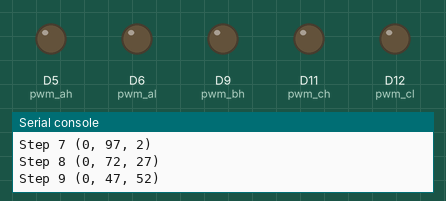
A program run on a simulated CircuitPython board. Shown: output pins drawn as LEDs (lit = HIGH), the last lines printed to the serial console. Pins used as bus, display or sensor lines are not drawn.

Above: at 0.15 s.
At 8.26 s:
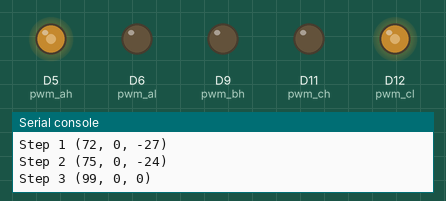
Timing chart, 0 to 8.2 s (numbered marks = the images above):
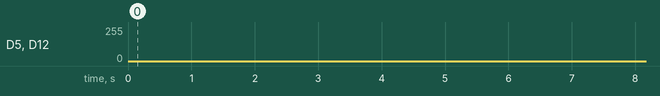

The program:

code.py
```python
#
# Calculates the PWM output for 3 bipolar coils using a lookup table of values
#
import board
import pwmio
import digitalio
import time
import math

# PWM setup for each phase - both high and low side
# Adjust pins according to your board
pwm_ah = pwmio.PWMOut(board.D5, frequency=20000, duty_cycle=0)
pwm_al = pwmio.PWMOut(board.D6, frequency=20000, duty_cycle=0)
pwm_bh = pwmio.PWMOut(board.D9, frequency=20000, duty_cycle=0)
pwm_bl = pwmio.PWMOut(board.D10, frequency=20000, duty_cycle=0)
pwm_ch = pwmio.PWMOut(board.D11, frequency=20000, duty_cycle=0)
pwm_cl = pwmio.PWMOut(board.D12, frequency=20000, duty_cycle=0)

# Constants
PWM_MAX = 65535  # 16-bit PWM
DEAD_TIME = 0.000001  # 1 microsecond dead time

DIRECTION_FORWARDS = 1
DIRECTION_BACKWARDS = -1

# PWM output steps for the 3 coil phases
# Each of these values are from -100 to +100
STEPS = [
  [25, 0, -75 ],
  [50, 0, -50 ],
  [75, 0, -25 ],
  [100, 0, 0 ],
  [75, 25, 0 ],
  [50, 50, 0 ],
  [25, 75, 0 ],
  [0, 100, 0 ],
  [0,  75, 25 ],
  [0, 50, 50 ],
  [0,  25, 75 ],
  [0,  0, 100 ],
  [-25,  0, 75 ],
  [-50, 0, 50 ],
  [-75, 0, 25 ],
  [-100, 0, 0 ],
  [-75, -25, 0 ],
  [-50, -50, 0 ],
  [-25,  -75, 0 ],
  [0, -100, 0 ],
  [0, -75, -25, ],
  [0, -50, -50 ],
  [0, -25, -75 ],
  [0, 0, -100 ],
]
NUM_STEPS = len(STEPS)

class LinearActuator:
    def __init__(self):
        self.running = 1
        self.current_step = 1
        self.last_step = -1
        self.step_increment = .1 # If the value is 0.1, each step will be divided into 10 steps
        self.direction = DIRECTION_FORWARDS
        self.output_off()

    def output_off(self):
        """Turn off all output"""
        pwm_ah.duty_cycle = 0
        pwm_al.duty_cycle = 0
        pwm_bh.duty_cycle = 0
        pwm_bl.duty_cycle = 0
        pwm_ch.duty_cycle = 0
        pwm_cl.duty_cycle = 0

    def apply_phase(self, high_pwm, low_pwm, value):
        """Apply PWM to one phase with dead time"""
        multiplier = (value / 100)
        if value >= 0:
            # Positive current flow
            low_pwm.duty_cycle = 0
            time.sleep(DEAD_TIME)
            high_pwm.duty_cycle = int(multiplier * PWM_MAX)
        else:
            # Negative current flow
            high_pwm.duty_cycle = 0
            time.sleep(DEAD_TIME)
            low_pwm.duty_cycle = int(-1 * multiplier * PWM_MAX)

    def normalize_step(self, idx):
      """Wrap the step index around, if necessary"""
      if idx >= NUM_STEPS:
          idx -= NUM_STEPS
      elif idx < 0:
          idx += NUM_STEPS
      return idx

    def interpolate_value(self, from_value, to_value, percent):
      """Return a value that is between from_value and to_value by a percentage between 0.0 and 1.0"""
      if from_value == to_value:
        return to_value
      if percent <= 0:
        return from_value
      if percent >= 1:
        return to_value
      diff = to_value - from_value
      return (percent * diff) + from_value

    def step(self):
        """Update all output phases"""
        if not self.running:
            self.output_off()
            return

        # Increment current step
        self.last_step = self.current_step
        if self.direction == DIRECTION_FORWARDS:
            self.current_step += self.step_increment
        else:
            self.current_step -= self.step_increment
        self.current_step = self.normalize_step(self.current_step)

        # Get the percent progress we've made to the next step in the list
        progress = 0
        from_idx = int(self.current_step)
        to_idx = int(self.current_step)
        if self.direction == DIRECTION_FORWARDS:
          from_idx = math.floor(self.current_step)
          to_idx = math.ceil(self.current_step)
          progress = 1 - (to_idx - self.current_step)
        else:
          from_idx = math.ceil(self.current_step)
          to_idx = math.floor(self.current_step)
          progress = 1 - (self.current_step - to_idx)

        # Calculate the phase values
        to_idx = self.normalize_step(to_idx)
        from_idx = self.normalize_step(from_idx)
        (from_a, from_b, from_c) = STEPS[from_idx]
        (to_a, to_b, to_c) = STEPS[to_idx]

        phase_a = self.interpolate_value(from_a, to_a, progress)
        phase_b = self.interpolate_value(from_b, to_b, progress)
        phase_c = self.interpolate_value(from_c, to_c, progress)

        # Only print full step changes
        if int(self.last_step) != int(self.current_step):
            print("Step %i (%i, %i, %i)" % (self.current_step, phase_a, phase_b, phase_c))

        # Apply to H-bridges
        self.apply_phase(pwm_ah, pwm_al, phase_a)
        self.apply_phase(pwm_bh, pwm_bl, phase_b)
        self.apply_phase(pwm_ch, pwm_cl, phase_c)

    def start(self):
        """Start the actuator"""
        self.running = True

    def stop(self):
        """Stop the actuator"""
        self.running = False
        self.output_off()

if __name__ == "__main__":
    actuator = LinearActuator()
    actuator.direction = DIRECTION_FORWARDS
    steps = 0
    target_cycle =  round(NUM_STEPS * (actuator.step_increment * 100)) * 2
    try:
        actuator.start()
        while True:
            actuator.step()
            steps += 1
            if steps % target_cycle == 0:
                actuator.direction *= -1

            # Small delay to control update rate
            time.sleep(0.001)
    except Exception as e:
        print(f"Error: {e}")
    finally:
        actuator.stop()
```
